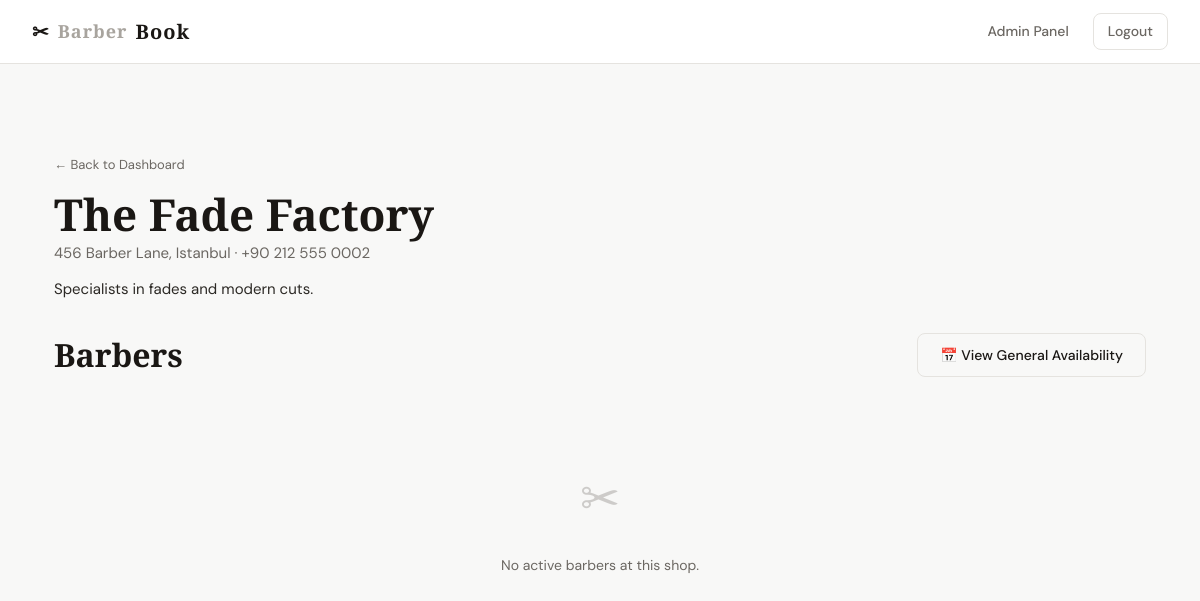
The app's page /shop.php?id=2 (signed in) with its own data.
### tables this page shows
CREATE TABLE shops (
    id INT AUTO_INCREMENT PRIMARY KEY,
    name VARCHAR(150) NOT NULL,
    address VARCHAR(255) NOT NULL,
    city VARCHAR(100) NOT NULL,
    phone VARCHAR(20),
    email VARCHAR(150),
    description TEXT,
    latitude DECIMAL(10,8) NOT NULL,
    longitude DECIMAL(11,8) NOT NULL,
    avatar VARCHAR(255) DEFAULT 'default_shop.png',
    created_at TIMESTAMP DEFAULT CURRENT_TIMESTAMP
);

### includes/config.php (called while the page is built, shortened)
<?php
function e($s) { return htmlspecialchars($s ?? '', ENT_QUOTES, 'UTF-8'); }

### shop.php (the view, shortened to what this page needs)
<?php
require_once 'includes/config.php';
$shopId = (int)($_GET['id'] ?? 0);
$db = getDB();
$shop = $db->prepare('SELECT * FROM shops WHERE id=?');
$shop->execute([$shopId]);
$shop = $shop->fetch();
$barbers = $db->prepare('
    SELECT b.*, COALESCE(AVG(r.rating),0) as avg_rating, COUNT(r.id) as rcount
    FROM barbers b LEFT JOIN ratings r ON r.barber_id=b.id
    WHERE b.shop_id=? AND b.is_active=1
    GROUP BY b.id
');
$barbers->execute([$shopId]);
$barbers = $barbers->fetchAll();
require_once 'includes/header.php';
require_once 'includes/navbar.php';
?>
<div class="container" style="padding-top:40px;padding-bottom:60px">
  <div class="page-header">
    <a href="<?=SITE_URL?>/client/dashboard.php" style="font-size:13px;color:var(--text-light)">← Back to Dashboard</a>
    <h1 style="margin-top:12px"><?=e($shop['name'])?></h1>
    <p class="text-muted"><?=e($shop['address'])?>, <?=e($shop['city'])?> · <?=e($shop['phone'])?></p>
    <?php if($shop['description']): ?>
      <p style="max-width:600px;margin-top:12px"><?=e($shop['description'])?></p>
    <?php endif; ?>
  </div>
  <div class="flex-between mb-3">
    <h2>Barbers</h2>
    <a href="book.php?shop=<?=$shopId?>" class="btn btn-outline">📅 View General Availability</a>
  </div>
  <?php if(empty($barbers)): ?>
    <div class="empty-state"><div class="icon">✂</div><p>No active barbers at this shop.</p></div>
  <?php endif; ?>
</div>
<?php require_once 'includes/footer.php'; ?>

### css/style.css (style rules this page uses)
:root { --white: #ffffff; --off-white: #f8f8f7; --light: #f0efed; --border: #e5e3df; --muted: #a8a49e; --text-light: #6b6762; --text: #2c2925; --dark: #1a1714; --accent: #2c2925; --accent-hover: #1a1714; --success: #2d6a4f; --danger: #c0392b; --warning: #e67e22; --radius: 8px; --radius-lg: 16px; --shadow: 0 2px 12px rgba(0,0,0,0.06); --shadow-md: 0 4px 24px rgba(0,0,0,0.10); --transition: all 0.2s ease; }
*, *::before, *::after { box-sizing: border-box; margin: 0; padding: 0; }
html { scroll-behavior: smooth; }
body { font-family: 'DM Sans', sans-serif; background: var(--off-white); color: var(--text); font-size: 15px; line-height: 1.6; -webkit-font-smoothing: antialiased; }
h1, h2, h3, h4 { font-family: 'Playfair Display', serif; font-weight: 600; line-height: 1.2; color: var(--dark); }
h1 { font-size: clamp(28px, 5vw, 44px); }
h2 { font-size: clamp(22px, 4vw, 32px); }
a { color: var(--accent); text-decoration: none; transition: var(--transition); }
.btn { display: inline-flex; align-items: center; justify-content: center; gap: 6px; padding: 10px 22px; border: none; border-radius: var(--radius); font-family: 'DM Sans', sans-serif; font-size: 14px; font-weight: 500; cursor: pointer; transition: var(--transition); text-decoration: none; white-space: nowrap; }
.btn-outline { background: transparent; color: var(--dark); border: 1.5px solid var(--border); }
.container { max-width: 1140px; margin: 0 auto; padding: 0 24px; }
.page-header { padding: 48px 0 32px; }
.text-muted { color: var(--text-light); }
.mb-3 { margin-bottom: 24px; }
.flex-between { display: flex; justify-content: space-between; align-items: center; }
.empty-state { text-align: center; padding: 60px 20px; color: var(--text-light); }
.empty-state .icon { font-size: 48px; margin-bottom: 16px; opacity: 0.3; }
.empty-state p { font-size: 14px; }

### records on screen
shops: name "The Fade Factory", address "456 Barber Lane", city "Istanbul", phone "+90 212 555 0002", description "Specialists in fades and modern cuts."
